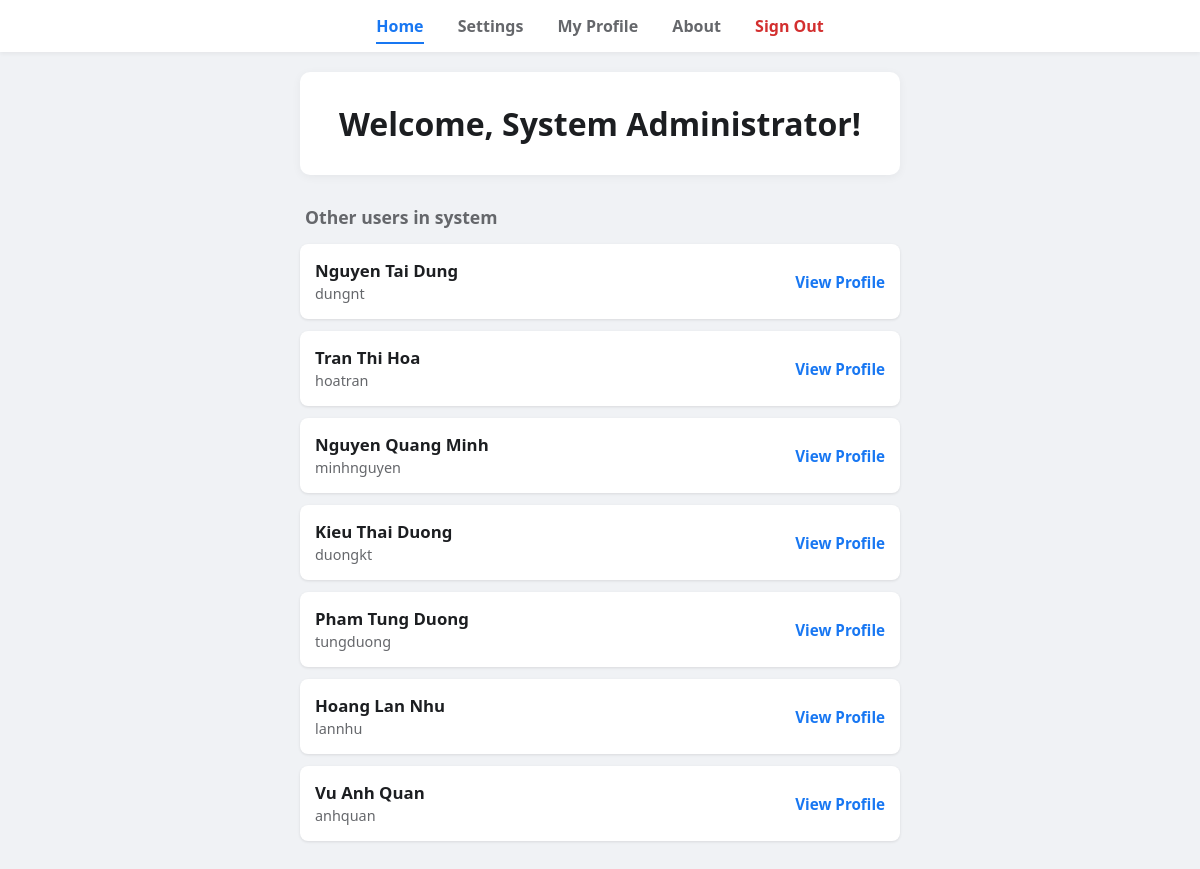
Screenshot of /socialnet/index.php (signed in) with the database file from the repository.
### tables this page shows
CREATE TABLE `account` (
  `id` INT AUTO_INCREMENT PRIMARY KEY,
  `username` VARCHAR(50) NOT NULL UNIQUE,
  `fullname` VARCHAR(100) NOT NULL,
  `password` VARCHAR(255) NOT NULL,
  `description` TEXT
);

### socialnet/index.php (the view, shortened to what this page needs)
<?php
$conn = mysqli_connect("localhost", "taidung", "123456", "socialnet");
$current_user = $_SESSION['username'];
$current_fullname = $_SESSION['fullname'];
?>
<!DOCTYPE html>
<html lang="en">
<head>
    <link rel="stylesheet" href="style.css">
</head>
<body>
    <?php include 'menubar.php'; ?>
    <div class="home-wrapper">
        <div class="welcome-section">
            <h1 style="margin: 0; color: #1c1e21;">Welcome, <?php echo htmlspecialchars($current_fullname); ?>!</h1>
        </div>
        <h3 class="user-list-title">Other users in system</h3>
        <?php
        $sql = "SELECT username, fullname FROM account WHERE username != '$current_user'";
        $result = mysqli_query($conn, $sql);
        if (mysqli_num_rows($result) > 0) {
            while($row = mysqli_fetch_assoc($result)) {
                ?>
                <div class="user-card" style="display: flex; justify-content: space-between; align-items: center; background: white; padding: 15px; border-radius: 8px; margin-bottom: 12px; box-shadow: 0 1px 3px rgba(0,0,0,0.1);">
                    <div>
                        <span style="font-weight: 600; color: #1c1e21; display: block; font-size: 1.05em;">
                            <?php echo htmlspecialchars($row['fullname']); ?>
                        </span>
                        <span style="color: #65676b; font-size: 0.9em;">
                            <?php echo htmlspecialchars($row['username']); ?>
                        </span>
                    </div>
                    <a href="profile.php?owner=<?php echo urlencode($row['username']); ?>"
                       style="color: #1877f2; text-decoration: none; font-weight: 600; font-size: 0.95em;">
                       View Profile
                    </a>
                </div>
                <?php
            }
        } else {
            echo "<div style='text-align: center; color: #999; padding: 20px;'>No other users found.</div>";
        }
        ?>
    </div>
</body>
</html>

### socialnet/menubar.php (shortened to what this page needs)
<?php
$current_page = basename($_SERVER['PHP_SELF']);
?>
<link rel="stylesheet" href="style.css">
<nav>
    <a href="index.php" class="<?php echo ($current_page == 'index.php') ? 'active' : ''; ?>">Home</a>
    <a href="setting.php" class="<?php echo ($current_page == 'setting.php') ? 'active' : ''; ?>">Settings</a>
    <a href="profile.php" class="<?php echo ($current_page == 'profile.php' && !isset($_GET['owner'])) ? 'active' : ''; ?>">My Profile</a>
    <a href="about.php" class="<?php echo ($current_page == 'about.php') ? 'active' : ''; ?>">About</a>
    <a href="signout.php" style="color: #d32f2f;">Sign Out</a>
</nav>

### socialnet/style.css (style rules this page uses)
body { font-family: 'Segoe UI', Tahoma, Geneva, Verdana, sans-serif; background-color: #f0f2f5; margin: 0; display: flex; flex-direction: column; align-items: center; color: #1c1e21; }
nav { width: 100%; background: #ffffff; padding: 15px 0; text-align: center; box-shadow: 0 2px 4px rgba(0,0,0,0.05); position: sticky; top: 0; z-index: 1000; }
nav a { text-decoration: none; color: #65676b; font-weight: 600; margin: 0 15px; padding-bottom: 5px; }
nav a.active { color: #1877f2; border-bottom: 2px solid #1877f2; }
.user-card { background: #fff; border-radius: 8px; padding: 15px; margin: 10px 0; display: flex; justify-content: space-between; align-items: center; box-shadow: 0 1px 3px rgba(0,0,0,0.1); }

### socialnet/index.php (style rules this page uses)
.home-wrapper { width: 100%; max-width: 600px; margin: 0 auto; padding: 20px; }
.welcome-section { background: white; padding: 30px; border-radius: 10px; box-shadow: 0 2px 10px rgba(0,0,0,0.05); text-align: center; margin-bottom: 30px; }
.user-list-title { color: #65676b; font-size: 1.1em; margin-bottom: 15px; padding-left: 5px; }

### rows the page displays
account: fullname "Nguyen Tai Dung", username "dungnt"
account: fullname "Tran Thi Hoa", username "hoatran"
account: fullname "Nguyen Quang Minh", username "minhnguyen"
account: fullname "Kieu Thai Duong", username "duongkt"
account: fullname "Pham Tung Duong", username "tungduong"
account: fullname "Hoang Lan Nhu", username "lannhu"
account: fullname "Vu Anh Quan", username "anhquan"

### other values shown
$current_fullname "System Administrator"
